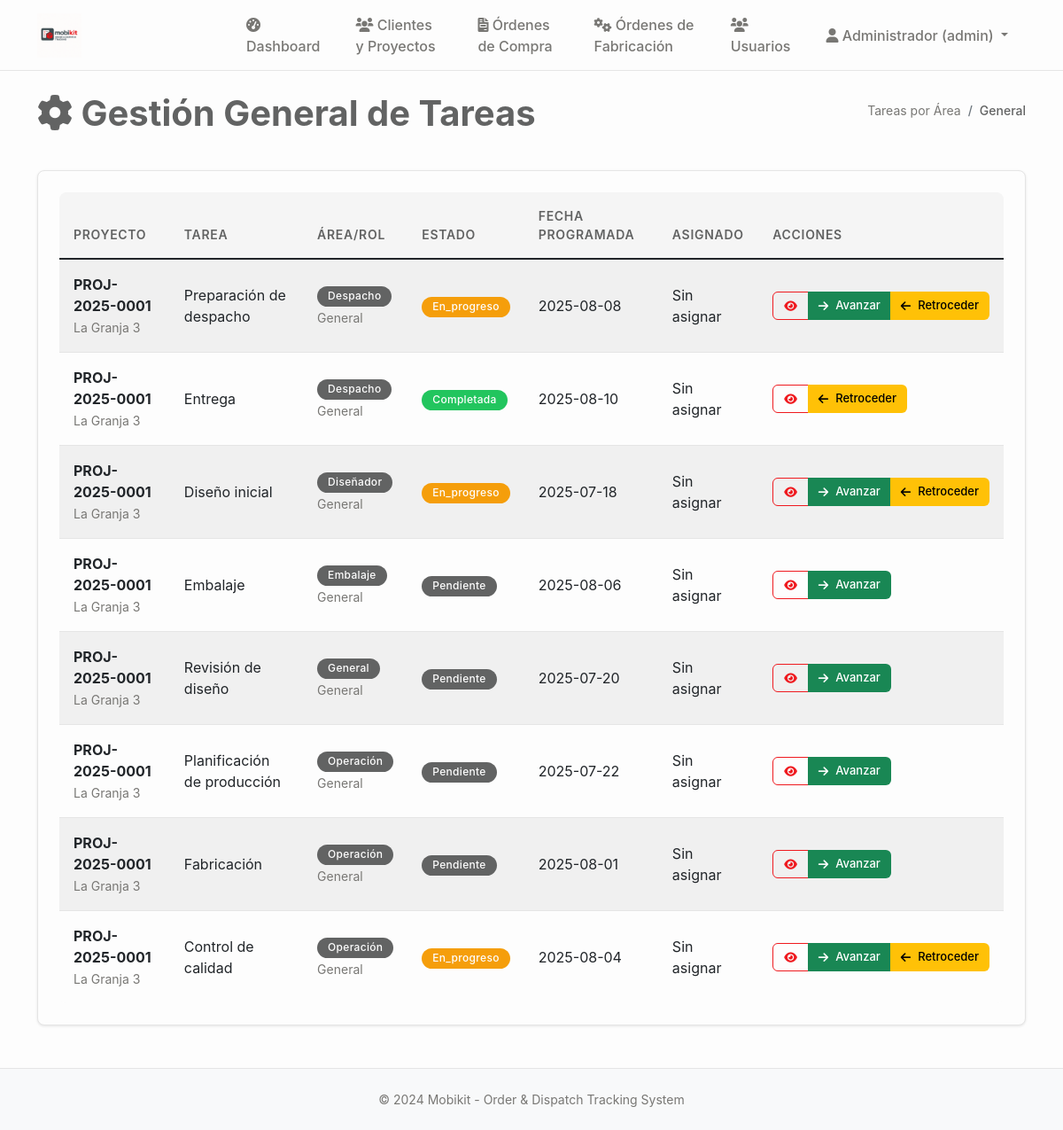
Page /tareas/general (signed in) on the earlier database version.
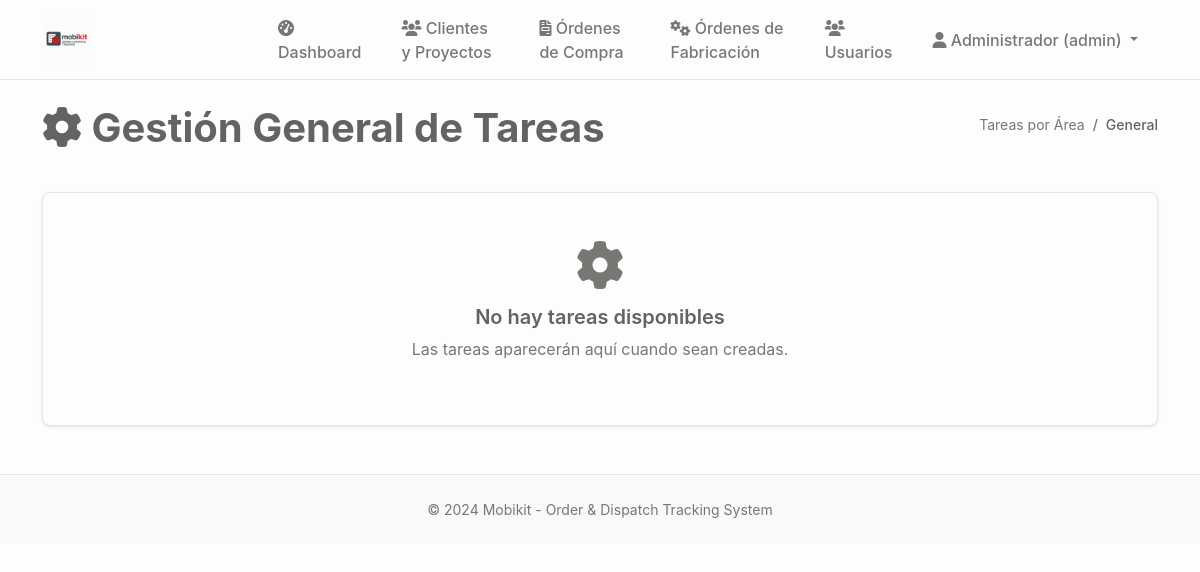
Same page on the later database version.
### tables this page shows
CREATE TABLE tareas (
    id INTEGER PRIMARY KEY AUTOINCREMENT,
    proyecto_id INTEGER NOT NULL,
    codigo TEXT, -- Código de tarea opcional
    titulo TEXT NOT NULL,
    descripcion TEXT,
    tipo TEXT DEFAULT 'general' CHECK (tipo IN ('diseño', 'fabricación', 'control_calidad', 'embalaje', 'despacho', 'general')),
    rol_asignado TEXT NOT NULL,
    usuario_asignado_id INTEGER,
    area_id INTEGER,
    estado TEXT DEFAULT 'pendiente' CHECK (estado IN ('pendiente', 'en_progreso', 'pausada', 'completada', 'cancelada')),
    prioridad TEXT DEFAULT 'media' CHECK (prioridad IN ('baja', 'media', 'alta', 'urgente')),
    fecha_programada DATE,
    fecha_inicio TIMESTAMP,
    fecha_completada TIMESTAMP,
    tiempo_estimado INTEGER, -- En horas
    tiempo_real INTEGER, -- En horas
    dependencias TEXT, -- JSON con IDs de tareas dependientes
    observaciones TEXT,
    created_at TIMESTAMP DEFAULT CURRENT_TIMESTAMP,
    updated_at TIMESTAMP DEFAULT CURRENT_TIMESTAMP, etapa_fabricacion TEXT 
                CHECK (etapa_fabricacion IN ('seccionado', 'enchapado', 'mecanizado', 'fabricacion_completo')),
    FOREIGN KEY (proyecto_id) REFERENCES proyectos (id),
    FOREIGN KEY (usuario_asignado_id) REFERENCES usuarios (id),
    FOREIGN KEY (area_id) REFERENCES areas (id)
);

CREATE TABLE proyectos (
                id INTEGER PRIMARY KEY AUTOINCREMENT,
                codigo TEXT UNIQUE NOT NULL,
                nombre TEXT NOT NULL,
                cliente_id INTEGER NOT NULL,
                descripcion TEXT,
                estado TEXT DEFAULT 'en_desarrollo' CHECK (estado IN ('en_desarrollo', 'aprobado_produccion', 'seccionado', 'enchapado', 'mecanizado', 'produccion_completa', 'embalando', 'listo_despacho', 'entregado', 'cancelado')),
                prioridad TEXT DEFAULT 'media' CHECK (prioridad IN ('baja', 'media', 'alta', 'urgente')),
                fecha_inicio DATE,
                fecha_entrega DATE,
                fecha_entrega_real DATE,
                diseñador_id INTEGER,
                supervisor_id INTEGER,
                presupuesto DECIMAL(12,2),
                costo_real DECIMAL(12,2),
                observaciones TEXT,
                created_at TIMESTAMP DEFAULT CURRENT_TIMESTAMP,
                updated_at TIMESTAMP DEFAULT CURRENT_TIMESTAMP, adjudicacion_tipo TEXT DEFAULT "orden_compra" CHECK (adjudicacion_tipo IN ("contrato", "orden_compra")), monto_neto DECIMAL(12,2), estado_proyecto TEXT DEFAULT "pendiente_presupuesto", monto_neto_provision DECIMAL(12,2), monto_neto_instalacion DECIMAL(12,2), fecha_estimada_inicio DATE, archivado BOOLEAN DEFAULT FALSE,
                FOREIGN KEY (cliente_id) REFERENCES clientes (id),
                FOREIGN KEY (diseñador_id) REFERENCES usuarios (id),
                FOREIGN KEY (supervisor_id) REFERENCES usuarios (id)
            );

### main.py (the view)
@app.route('/tareas/general')
@login_required
@role_required(['admin', 'general'])
def tareas_general():
    conn = sqlite3.connect('mobikit.db')
    cursor = conn.cursor()
    cursor.execute('''
        SELECT t.id, t.titulo, p.nombre as proyecto, p.codigo, t.estado,
               t.fecha_programada, t.descripcion, u.nombre as asignado,
               t.rol_asignado, t.tipo, t.etapa_fabricacion, t.created_at
        FROM tareas t
        JOIN proyectos p ON t.proyecto_id = p.id
        LEFT JOIN usuarios u ON t.usuario_asignado_id = u.id
        ORDER BY
            t.rol_asignado,
            CASE t.estado
                WHEN 'pendiente' THEN 1
                WHEN 'en_progreso' THEN 2
                WHEN 'completada' THEN 3
            END,
            t.fecha_programada ASC
    ''')
    tareas_list = cursor.fetchall()
    conn.close()
    return render_template('tareas_general.html', tareas=tareas_list)

### main.py (called while the page is built)
def login_required(f):
    @wraps(f)
    def decorated_function(*args, **kwargs):
        if 'user_id' not in session:
            return redirect(url_for('login'))
        return f(*args, **kwargs)
    return decorated_function

def role_required(roles):
    def decorator(f):
        @wraps(f)
        def decorated_function(*args, **kwargs):
            if 'user_role' not in session or session['user_role'] not in roles:
                flash('No tienes permisos para acceder a esta página', 'error')
                return redirect(url_for('dashboard'))
            return f(*args, **kwargs)
        return decorated_function
    return decorator

### templates/tareas_general.html (shortened to what this page needs)
{% extends "base.html" %}
{% block content %}
<div class="d-flex justify-content-between align-items-center mb-4">
    <h1><i class="fas fa-cog"></i> Gestión General de Tareas</h1>
    <nav aria-label="breadcrumb">
        <ol class="breadcrumb">
            <li class="breadcrumb-item"><a href="{{ url_for('tareas_area') }}">Tareas por Área</a></li>
            <li class="breadcrumb-item active">General</li>
        </ol>
    </nav>
</div>
<div class="card">
    <div class="card-body">
        {% if tareas %}
        <div class="table-responsive">
            <table class="table table-striped">
                <thead>
                    <tr>
                        <th>Proyecto</th>
                        <th>Tarea</th>
                        <th>Área/Rol</th>
                        <th>Estado</th>
                        <th>Fecha Programada</th>
                        <th>Asignado</th>
                        <th>Acciones</th>
                    </tr>
                </thead>
                <tbody>
                    {% for tarea in tareas %}
                    <tr>
                        <td>
                            <strong>{{ tarea[3] }}</strong><br>
                            <small class="text-muted">{{ tarea[2] }}</small>
                        </td>
                        <td>{{ tarea[1] }}</td>
                        <td>
                            <span class="badge bg-secondary">{{ tarea[8]|title }}</span>
                            {% if tarea[9] %}
                            <br><small class="text-muted">{{ tarea[9]|title }}</small>
                            {% endif %}
                        </td>
                        <td>
                            <span class="badge bg-{{ 'success' if tarea[4] == 'completada' else 'warning' if tarea[4] == 'en_progreso' else 'secondary' }}">
                                {{ tarea[4]|title }}
                            </span>
                        </td>
                        <td>{{ tarea[5] if tarea[5] else 'Sin fecha' }}</td>
                        <td>{{ tarea[7] if tarea[7] else 'Sin asignar' }}</td>
                        <td>
                            <div class="btn-group" role="group">
                                <a href="{{ url_for('tarea_detalle', tarea_id=tarea[0]) }}" class="btn btn-sm btn-outline-primary">
                                    <i class="fas fa-eye"></i>
                                </a>
                                {% if tarea[4] != 'completada' %}
                                <button class="btn btn-sm btn-success" onclick="avanzarTarea({{ tarea[0] }})">
                                    <i class="fas fa-arrow-right"></i> Avanzar
                                </button>
                                {% endif %}
                                {% if tarea[4] != 'pendiente' %}
                                <button class="btn btn-sm btn-warning" onclick="retrocederTarea({{ tarea[0] }})">
                                    <i class="fas fa-arrow-left"></i> Retroceder
                                </button>
                                {% endif %}
                            </div>
                        </td>
                    </tr>
                    {% endfor %}
                </tbody>
            </table>
        </div>
        {% else %}
        <div class="text-center py-4">
            <i class="fas fa-cog fa-3x text-muted mb-3"></i>
            <h5>No hay tareas disponibles</h5>
            <p class="text-muted">Las tareas aparecerán aquí cuando sean creadas.</p>
        </div>
        {% endif %}
    </div>
</div>
{% endblock %}

### templates/base.html (shortened to what this page needs)
<!DOCTYPE html>
<html lang="es">
<head>
    <link href="https://cdn.jsdelivr.net/npm/bootstrap@5.1.3/dist/css/bootstrap.min.css" rel="stylesheet">
    <link href="https://cdnjs.cloudflare.com/ajax/libs/font-awesome/6.0.0/css/all.min.css" rel="stylesheet">
    <link href="{{ url_for('static', filename='css/style.css') }}" rel="stylesheet">
</head>
<body>
    <nav class="navbar navbar-expand-lg navbar-dark bg-primary">
        <div class="container">
            <a class="navbar-brand" href="{{ url_for('dashboard') }}">
                <img src="{{ url_for('static', filename='img/mobikit-logo.png') }}" alt="Mobikit Logo" style="height: 60px; width: auto; object-fit: contain; max-width: 200px;">
            </a>
            {% if session.user_id %}
            <div class="collapse navbar-collapse" id="navbarNav">
                <ul class="navbar-nav me-auto">
                    <li class="nav-item">
                        <a class="nav-link" href="{{ url_for('dashboard') }}">
                            <i class="fas fa-tachometer-alt"></i> Dashboard
                        </a>
                    </li>
                    <li class="nav-item">
                        <a class="nav-link" href="{{ url_for('clientes') }}">
                            <i class="fas fa-users"></i> Clientes y Proyectos
                        </a>
                    </li>
                    <li class="nav-item">
                        <a class="nav-link {% if request.endpoint == 'ordenes_compra' %}active{% endif %}" href="{{ url_for('ordenes_compra') }}">
                            <i class="fas fa-file-invoice"></i> Órdenes de Compra
                        </a>
                    </li>
                    <li class="nav-item">
                        <a class="nav-link {% if request.endpoint == 'ordenes_fabricacion' %}active{% endif %}" href="{{ url_for('ordenes_fabricacion') }}">
                            <i class="fas fa-cogs"></i> Órdenes de Fabricación
                        </a>
                    </li>
                    {% if session.user_role == 'admin' %}
                    <li class="nav-item">
                        <a class="nav-link" href="{{ url_for('usuarios') }}">
                            <i class="fas fa-users"></i> Usuarios
                        </a>
                    </li>
                    {% endif %}
                </ul>
                <ul class="navbar-nav">
                    <li class="nav-item dropdown">
                        <a class="nav-link dropdown-toggle" href="#" id="navbarDropdown" role="button" data-bs-toggle="dropdown">
                            <i class="fas fa-user"></i> {{ session.user_name }} ({{ session.user_role }})
                        </a>
                    </li>
                </ul>
            </div>
            {% endif %}
        </div>
    </nav>
    <main class="container mt-4">
        {% block content %}{% endblock %}
    </main>
    <footer class="bg-light mt-5 py-4">
        <div class="container text-center">
            <p class="mb-0">&copy; 2024 Mobikit - Order & Dispatch Tracking System</p>
        </div>
    </footer>
</body>
</html>

### static/css/style.css (style rules this page uses)
:root { --mobikit-red: #EF1A1F; --mobikit-red-light: #F58B8F; --mobikit-red-dark: #C7161A; --mobikit-gray: #626363; --mobikit-gray-logo: #626363; --mobikit-light-gray: #8C8C8C; --mobikit-dark-gray: #4A4A4A; --mobikit-white: #FDFDFD; --mobikit-light-bg: #FAFAFA; --mobikit-border: #E5E5E5; --mobikit-hover: #F5F5F5; --mobikit-text-light: #787774; --mobikit-sidebar: #F7F6F3; --mobikit-cocinas: #EF1A1F; --mobikit-closet: #626363; --mobikit-success: #22C55E; --mobikit-warning: #F59E0B; --mobikit-info: #626363; --mobikit-danger: #EF1A1F; }
* { box-sizing: border-box; }
body { font-family: -apple-system, BlinkMacSystemFont, 'Segoe UI', Roboto, 'Helvetica Neue', Arial, sans-serif; background-color: var(--mobikit-white); color: var(--mobikit-gray); line-height: 1.5; margin: 0; padding: 0; }
.navbar { background-color: var(--mobikit-white) !important; border-bottom: 1px solid var(--mobikit-border); padding: 0.75rem 1.5rem; box-shadow: none; height: 80px; position: sticky; top: 0; z-index: 1000; }
.navbar-brand { font-weight: 600; color: var(--mobikit-gray) !important; font-size: 1.3rem; display: flex; align-items: center; gap: 0.75rem; text-transform: lowercase; }
.navbar-brand img { max-height: 60px; width: auto; object-fit: contain; max-width: 200px; }
.nav-link { color: var(--mobikit-text-light) !important; font-weight: 500; padding: 0.5rem 1rem !important; border-radius: 6px; transition: all 0.2s ease; margin: 0 0.25rem; }
h1 { font-size: 2.5rem; font-weight: 700; color: var(--mobikit-gray); margin-bottom: 1rem; line-height: 1.2; }
h4, h5, h6 { font-weight: 600; color: var(--mobikit-gray); margin-bottom: 0.5rem; }
.card { background-color: var(--mobikit-white); border: 1px solid var(--mobikit-border); border-radius: 8px; box-shadow: 0 1px 3px rgba(0, 0, 0, 0.1); margin-bottom: 1.5rem; overflow: hidden; transition: all 0.2s ease; }
.card-body { padding: 1.5rem; }
.breadcrumb { background-color: transparent; padding: 0; margin-bottom: 1.5rem; }
.breadcrumb-item { font-size: 0.875rem; }
.breadcrumb-item a { color: var(--mobikit-text-light); text-decoration: none; }
.breadcrumb-item.active { color: var(--mobikit-gray); font-weight: 500; }
a { color: var(--mobikit-red); text-decoration: none; }
footer { background-color: var(--mobikit-hover); color: var(--mobikit-text-light); text-align: center; padding: 2rem 0; margin-top: 3rem; border-top: 1px solid var(--mobikit-border); font-size: 0.875rem; }
.text-muted { color: var(--mobikit-text-light) !important; }

Differences in the rows shown:
removed tareas: codigo "PROJ-2025-0001", nombre "La Granja 3", titulo "Preparación de despacho", rol_asignado "Despacho", tipo "General", estado "En_progreso", fecha_programada "2025-08-08", tarea "Sin asignar"
removed tareas: codigo "PROJ-2025-0001", nombre "La Granja 3", titulo "Entrega", rol_asignado "Despacho", tipo "General", estado "Completada", fecha_programada "2025-08-10", tarea "Sin asignar"
removed tareas: codigo "PROJ-2025-0001", nombre "La Granja 3", titulo "Diseño inicial", rol_asignado "Diseñador", tipo "General", estado "En_progreso", fecha_programada "2025-07-18", tarea "Sin asignar"
removed tareas: codigo "PROJ-2025-0001", nombre "La Granja 3", titulo "Embalaje", rol_asignado "Embalaje", tipo "General", estado "Pendiente", fecha_programada "2025-08-06", tarea "Sin asignar"
removed tareas: codigo "PROJ-2025-0001", nombre "La Granja 3", titulo "Revisión de diseño", rol_asignado "General", tipo "General", estado "Pendiente", fecha_programada "2025-07-20", tarea "Sin asignar"
removed tareas: codigo "PROJ-2025-0001", nombre "La Granja 3", titulo "Planificación de producción", rol_asignado "Operación", tipo "General", estado "Pendiente", fecha_programada "2025-07-22", tarea "Sin asignar"
removed tareas: codigo "PROJ-2025-0001", nombre "La Granja 3", titulo "Fabricación", rol_asignado "Operación", tipo "General", estado "Pendiente", fecha_programada "2025-08-01", tarea "Sin asignar"
removed tareas: codigo "PROJ-2025-0001", nombre "La Granja 3", titulo "Control de calidad", rol_asignado "Operación", tipo "General", estado "En_progreso", fecha_programada "2025-08-04", tarea "Sin asignar"
Other differences:
text no longer shown: "PROYECTO TAREA ÁREA/ROL ESTADO FECHA PROGRAMADA ASIGNADO ACCIONES"
text now shown: "No hay tareas disponibles Las tareas aparecerán aquí cuando sean creadas."
